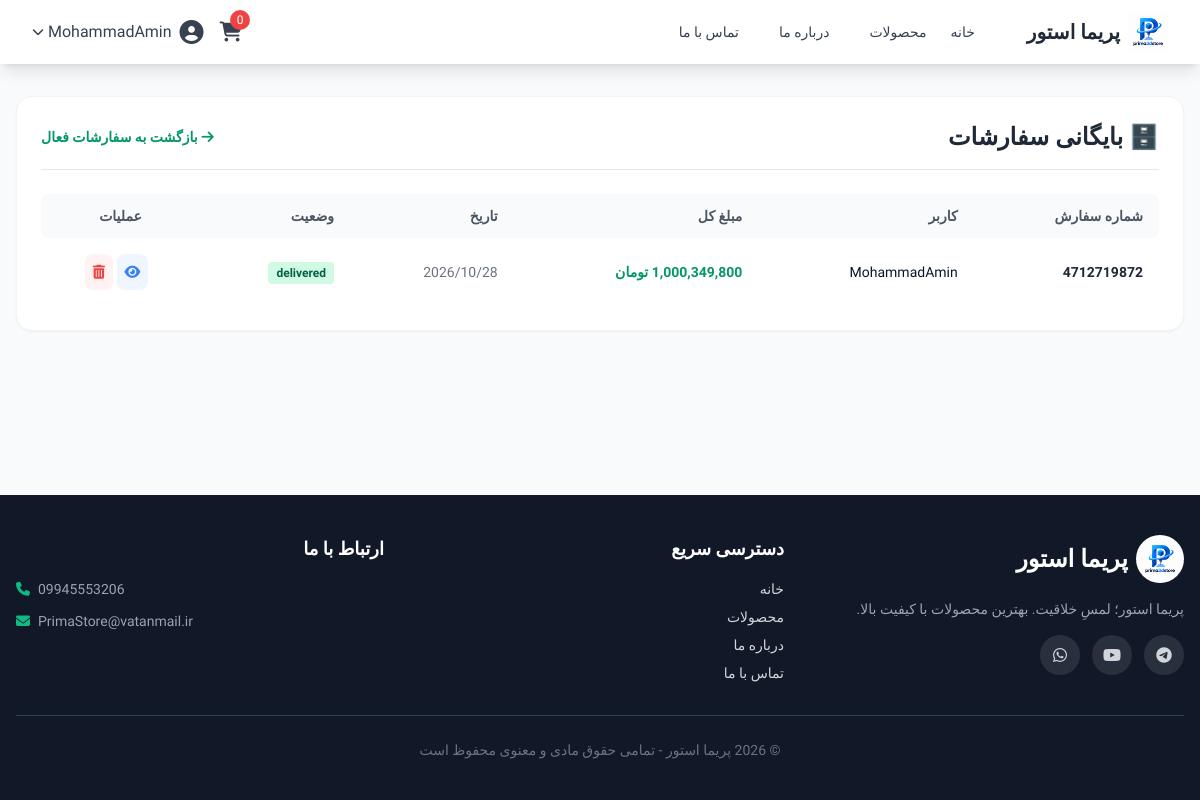
/admin/orders/archive (signed in), run on an earlier commit of the app's database.
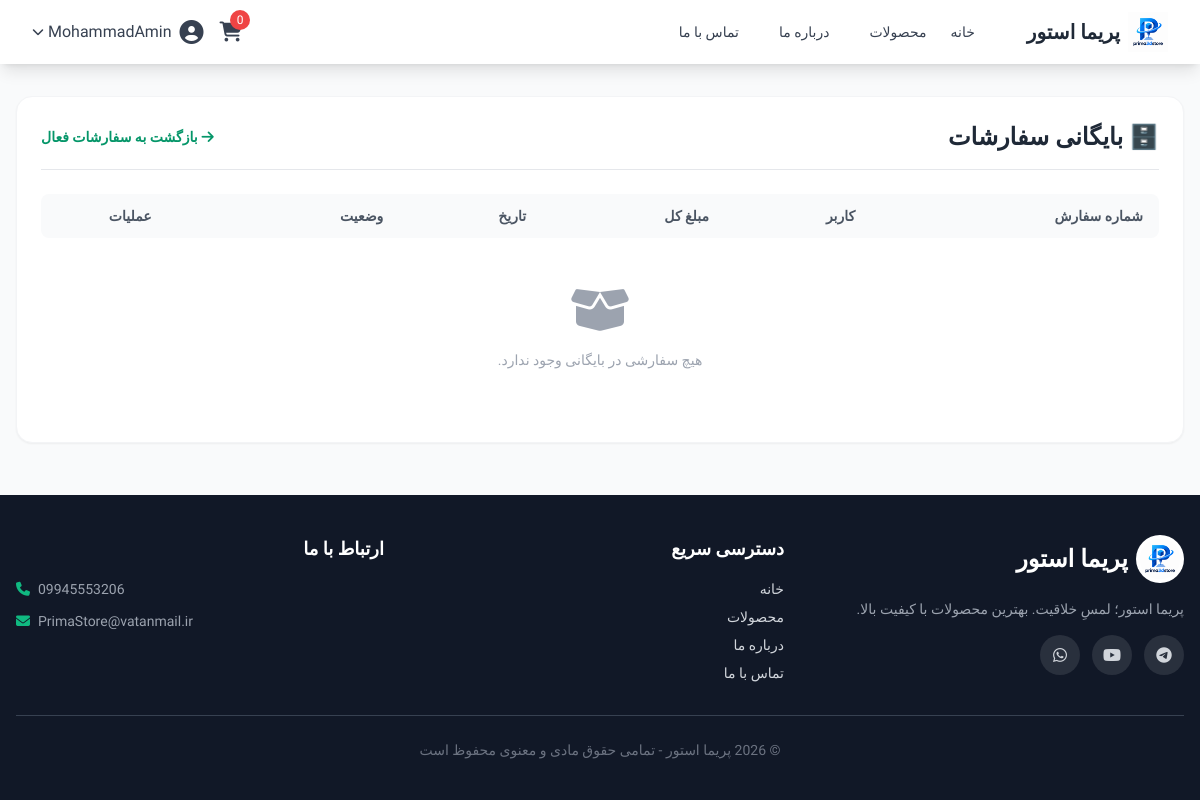
And on a later commit of the database.
### app/main.py (models this page shows)
class User(UserMixin, db.Model):
    __tablename__ = 'users'
    id = db.Column(db.Integer, primary_key=True)
    username = db.Column(db.String(80), unique=True, nullable=False)
    email = db.Column(db.String(120), unique=True, nullable=False)
    password_hash = db.Column(db.String(200), nullable=False)
    full_name = db.Column(db.String(100))
    is_admin = db.Column(db.Boolean, default=False)
    is_active = db.Column(db.Boolean, default=True)

class Order(db.Model):
    __tablename__ = 'orders'
    id = db.Column(db.Integer, primary_key=True)
    user_id = db.Column(db.Integer, db.ForeignKey('users.id'), nullable=False)
    order_number = db.Column(db.String(50), unique=True, nullable=False)
    total_amount = db.Column(db.Numeric(10, 2), nullable=False)
    shipping_address = db.Column(db.Text, nullable=False)
    phone = db.Column(db.String(20), nullable=False)
    status = db.Column(db.String(20), default='pending')
    created_at = db.Column(db.DateTime, default=db.func.current_timestamp())
    full_name = db.Column(db.String(200), nullable=True)
    postal_code = db.Column(db.String(20), nullable=True)
    province = db.Column(db.String(50), nullable=True)
    shipping_cost = db.Column(db.Numeric(10, 2), default=0)
    receipt_image = db.Column(db.String(300), nullable=True)
    coupon_code = db.Column(db.String(50), nullable=True)
    discount_amount = db.Column(db.Numeric(10, 2), default=0)
    user = db.relationship('User', backref='orders')
    items = db.relationship('OrderItem', backref='order', cascade='all, delete-orphan')

### app/main.py (the view)
@app.route('/admin/orders/archive')
@login_required
def admin_orders_archive():
    if not current_user.is_admin:
        flash('دسترسی غیرمجاز!', 'error')
        return redirect(url_for('index'))
    archived_statuses = ['shipped', 'delivered', 'cancelled']
    orders = Order.query.filter(Order.status.in_(archived_statuses)).order_by(Order.created_at.desc()).all()
    return render_template('admin/orders_archive.html', orders=orders)

### app/main.py (called while the page is built)
@login_manager.user_loader
def load_user(user_id):
    return User.query.get(int(user_id))

@app.template_filter('format_currency')
def format_currency(value):
    if value is None:
        return '۰ تومان'
    try:
        return f"{int(value):,} تومان"
    except:
        return '۰ تومان'

@app.context_processor
def inject_announcement():
    global announcement, announcement_link, announcement_page
    from datetime import datetime
    current_page = request.endpoint or ""
    show = False
    if announcement_page == "all":
        show = True
    elif announcement_page == "home" and current_page == "index":
        show = True
    elif announcement_page == "products" and current_page == "products":
        show = True
    elif announcement_page == "product" and current_page == "product_detail":
        show = True
    return {
        "announcement": announcement if show else None,
        "announcement_link": announcement_link if show else None,
        "now": datetime.now()
    }

### app/interfaces/templates/admin/orders_archive.html (shortened to what this page needs)
{% extends "base.html" %}
{% block content %}
<div class="bg-white rounded-2xl shadow-sm border border-gray-100 p-6">
    <div class="flex justify-between items-center mb-6 border-b pb-4">
        <h1 class="text-2xl font-bold text-gray-800">🗄️ بایگانی سفارشات</h1>
        <a href="/admin/orders" class="text-emerald-600 hover:text-emerald-800 transition text-sm font-semibold flex items-center gap-1">
            <i class="fas fa-arrow-right"></i> بازگشت به سفارشات فعال
        </a>
    </div>
    <div class="overflow-x-auto">
        <table class="w-full text-right">
            <thead>
                <tr class="bg-gray-50 text-gray-600 text-sm">
                    <th class="px-4 py-3 rounded-r-lg">شماره سفارش</th>
                    <th class="px-4 py-3">کاربر</th>
                    <th class="px-4 py-3">مبلغ کل</th>
                    <th class="px-4 py-3">تاریخ</th>
                    <th class="px-4 py-3">وضعیت</th>
                    <th class="px-4 py-3 rounded-l-lg text-center">عملیات</th>
                </tr>
            </thead>
            <tbody class="text-sm divide-y divide-gray-100">
                {% for order in orders %}
                <tr class="hover:bg-gray-50 transition">
                    <td class="px-4 py-4 font-bold text-gray-800">{{ order.order_number }}</td>
                    <td class="px-4 py-4">{{ order.user.username }}</td>
                    <td class="px-4 py-4 text-emerald-600 font-bold">{{ order.total_amount|format_currency }}</td>
                    <td class="px-4 py-4 text-gray-500">{{ order.created_at.strftime('%Y/%m/%d') }}</td>
                    <td class="px-4 py-4">
                        <span class="px-2 py-1 rounded text-xs font-bold
                            {% if order.status == 'shipped' %}bg-blue-100 text-blue-800
                            {% elif order.status == 'delivered' %}bg-emerald-100 text-emerald-800
                            {% elif order.status == 'cancelled' %}bg-red-100 text-red-800
                            {% endif %}">
                            {{ order.status }}
                        </span>
                    </td>
                    <td class="px-4 py-4 text-center">
                        <a href="/admin/order/{{ order.id }}" class="text-blue-500 hover:text-blue-700 bg-blue-50 hover:bg-blue-100 p-2 rounded-lg transition inline-block mr-2" title="مشاهده">
                            <i class="fas fa-eye"></i>
                        </a>
                        <form action="/admin/orders/{{ order.id }}/force-delete" method="POST" class="inline" onsubmit="return confirm('آیا از حذف کامل این سفارش مطمئن هستید؟ این عمل غیرقابل بازگشت است!')">
                            <button type="submit" class="text-red-500 hover:text-red-700 bg-red-50 hover:bg-red-100 p-2 rounded-lg transition" title="حذف کامل">
                                <i class="fas fa-trash-alt"></i>
                            </button>
                        </form>
                    </td>
                </tr>
                {% else %}
                <tr>
                    <td colspan="6" class="px-4 py-12 text-center text-gray-400">
                        <i class="fas fa-box-open text-5xl mb-4 block"></i>
                        هیچ سفارشی در بایگانی وجود ندارد.
                    </td>
                </tr>
                {% endfor %}
            </tbody>
        </table>
    </div>
</div>
{% endblock %}

### app/interfaces/templates/base.html (shortened to what this page needs)
<!DOCTYPE html>
<html lang="fa" dir="rtl">
<head>
    <script src="{{ url_for('static', filename='js/tailwind.js') }}"></script>
    <link href="https://cdnjs.cloudflare.com/ajax/libs/font-awesome/6.5.1/css/all.min.css" rel="stylesheet">
    <link rel="stylesheet" href="{{ url_for('static', filename='css/style.css') }}">
</head>
<body class="bg-gray-50 flex flex-col min-h-screen">
    <nav class="bg-white shadow-lg sticky top-0 z-50">
        <div class="max-w-7xl mx-auto px-4 sm:px-6 lg:px-8">
            <div class="flex justify-between h-16">
                <div class="flex items-center">
                    <a href="/" class="flex items-center gap-2 group">
                        <img src="{{ url_for('static', filename='images/logo.png') }}" alt="پریما استور" class="h-10 w-10 object-contain transition-transform duration-300 group-hover:scale-110 group-hover:rotate-6">
                        <span class="text-xl font-bold text-gray-800 transition-colors duration-300 group-hover:text-emerald-600">پریما استور</span>
                    </a>
                    <div class="hidden md:flex mr-10 space-x-4">
                        <a href="/" class="text-gray-700 hover:text-emerald-600 px-3 py-2 rounded-md text-sm font-medium transition">خانه</a>
                        <a href="/products" class="text-gray-700 hover:text-emerald-600 px-3 py-2 rounded-md text-sm font-medium transition">محصولات</a>
                        <a href="/about" class="text-gray-700 hover:text-emerald-600 px-3 py-2 rounded-md text-sm font-medium transition">درباره ما</a>
                        <a href="/contact" class="text-gray-700 hover:text-emerald-600 px-3 py-2 rounded-md text-sm font-medium transition">تماس با ما</a>
                    </div>
                </div>
                <div class="flex items-center space-x-4 space-x-reverse">
                    <a href="/cart" class="relative text-gray-700 hover:text-emerald-600 transition">
                        <i class="fas fa-shopping-cart text-xl"></i>
                        <span class="absolute -top-2 -right-2 bg-red-500 text-white text-xs rounded-full h-5 w-5 flex items-center justify-center">
                            {{ session.get('cart', {})|length }}
                        </span>
                    </a>
                    {% if current_user.is_authenticated %}
                    <div class="relative group">
                        <button class="flex items-center text-gray-700 hover:text-emerald-600 transition">
                            <i class="fas fa-user-circle text-2xl"></i>
                            <span class="mr-2">{{ current_user.username }}</span>
                            <i class="fas fa-chevron-down text-xs mr-1"></i>
                        </button>
                    {% else %}
                    <a href="/auth/login" class="text-gray-700 hover:text-emerald-600 transition font-medium">ورود</a>
                    <a href="/auth/register" class="bg-emerald-600 text-white px-4 py-2 rounded-lg hover:bg-emerald-700 transition font-medium">ثبت‌نام</a>
                    {% endif %}
                </div>
            </div>
        </div>
    </nav>
    <main class="flex-grow max-w-7xl mx-auto w-full px-4 py-8">
        {% block content %}{% endblock %}
    </main>
    <footer class="footer bg-gray-900 text-gray-300 mt-auto">
        <div class="max-w-7xl mx-auto px-4 py-10">
            <div class="grid grid-cols-1 md:grid-cols-3 gap-8">
                <div>
                    <a href="/" class="flex items-center gap-2 mb-4 text-white">
                        <img src="{{ url_for('static', filename='images/logo.png') }}" alt="پریما استور" class="h-12 w-12 object-contain bg-white rounded-full p-1">
                        <span class="text-2xl font-bold">پریما استور</span>
                    </a>
                    <p class="text-sm text-gray-400 mb-4">پریما استور؛ لمسِ خلاقیت. بهترین محصولات با کیفیت بالا.</p>
                    <div class="flex gap-3 mt-4">
                        <a href="#" class="social-icon"><i class="fab fa-telegram"></i></a>
                        <a href="#" class="social-icon"><i class="fab fa-youtube"></i></a>
                        <a href="#" class="social-icon"><i class="fab fa-whatsapp"></i></a>
                    </div>
                </div>
                <div>
                    <h4 class="text-white font-bold mb-4 text-lg">دسترسی سریع</h4>
                    <ul class="space-y-2 text-sm">
                        <li><a href="/" class="hover:text-emerald-400 transition">خانه</a></li>
                        <li><a href="/products" class="hover:text-emerald-400 transition">محصولات</a></li>
                        <li><a href="/about" class="hover:text-emerald-400 transition">درباره ما</a></li>
                        <li><a href="/contact" class="hover:text-emerald-400 transition">تماس با ما</a></li>
                    </ul>
                </div>
                <div>
                    <h4 class="text-white font-bold mb-4 text-lg">ارتباط با ما</h4>
                    <ul class="space-y-3 text-sm text-gray-400">
                        <li class="flex items-center gap-2" dir="ltr"><i class="fas fa-phone text-emerald-500"></i> 09945553206</li>
                        <li class="flex items-center gap-2" dir="ltr"><i class="fas fa-envelope text-emerald-500"></i> PrimaStore@vatanmail.ir</li>
                    </ul>
                </div>
            </div>
            <div class="border-t border-gray-700 mt-8 pt-6 text-center text-sm text-gray-500">
                © 2026 پریما استور - تمامی حقوق مادی و معنوی محفوظ است
            </div>
        </div>
    </footer>
</body>
</html>

### app/interfaces/static/css/style.css (style rules this page uses)
:root { --bg-primary: #f0f2f5; --bg-secondary: #ffffff; --bg-card: #ffffff; --bg-card-hover: #f8faff; --text-primary: #0a1628; --text-secondary: #4a5568; --text-muted: #a0aec0; --border-color: #e2e8f0; --primary: #2563eb; --primary-dark: #1d4ed8; --primary-light: rgba(37, 99, 235, 0.1); --primary-gradient: linear-gradient(135deg, #2563eb, #7c3aed); --secondary: #0ea5e9; --accent: #ec4899; --success: #10b981; --warning: #f59e0b; --shadow-sm: 0 1px 3px rgba(0,0,0,0.06); --shadow: 0 4px 20px rgba(0,0,0,0.08); --shadow-lg: 0 8px 40px rgba(0,0,0,0.12); --shadow-xl: 0 12px 60px rgba(0,0,0,0.16); --shadow-primary: 0 4px 20px rgba(37, 99, 235, 0.35); --radius: 16px; --radius-lg: 24px; --transition: all 0.3s cubic-bezier(0.4, 0, 0.2, 1); }
* { margin: 0; padding: 0; box-sizing: border-box; }
html { scroll-behavior: smooth; }
body { background: var(--bg-primary); color: var(--text-primary); font-family: 'Vazirmatn', system-ui, -apple-system, sans-serif; transition: var(--transition); min-height: 100vh; line-height: 1.7; }

### app/interfaces/templates/base.html (style rules this page uses)
body { font-family: 'Vazirmatn', sans-serif; }
.footer .social-icon { display: inline-flex; align-items: center; justify-content: center; width: 40px; height: 40px; border-radius: 50%; background: rgba(255,255,255,0.1); transition: all 0.3s; }

What changed in the data, as far as the page shows it:
removed Order: order_number "4712719872", user.username "MohammadAmin", total_amount "1,000,349,800 تومان", created_at "2026/10/28", status "delivered"
Also different on the page:
text now shown: "هیچ سفارشی در بایگانی وجود ندارد."
